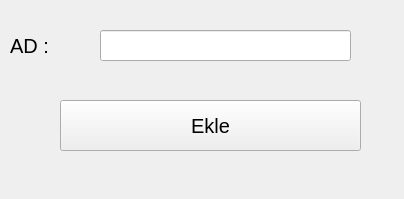
<?xml version="1.0" encoding="UTF-8"?>
<ui version="4.0">
 <class>MainWindow</class>
 <widget class="QMainWindow" name="MainWindow">
  <property name="geometry">
   <rect>
    <x>0</x>
    <y>0</y>
    <width>404</width>
    <height>199</height>
   </rect>
  </property>
  <property name="windowTitle">
   <string>MainWindow</string>
  </property>
  <widget class="QWidget" name="centralwidget">
   <widget class="QLabel" name="label">
    <property name="geometry">
     <rect>
      <x>10</x>
      <y>30</y>
      <width>47</width>
      <height>31</height>
     </rect>
    </property>
    <property name="font">
     <font>
      <pointsize>15</pointsize>
     </font>
    </property>
    <property name="text">
     <string>AD :</string>
    </property>
   </widget>
   <widget class="QLineEdit" name="lineEdit">
    <property name="geometry">
     <rect>
      <x>100</x>
      <y>30</y>
      <width>251</width>
      <height>31</height>
     </rect>
    </property>
   </widget>
   <widget class="QPushButton" name="pushButton">
    <property name="geometry">
     <rect>
      <x>60</x>
      <y>100</y>
      <width>301</width>
      <height>51</height>
     </rect>
    </property>
    <property name="font">
     <font>
      <pointsize>15</pointsize>
      <weight>50</weight>
      <bold>false</bold>
     </font>
    </property>
    <property name="text">
     <string>Ekle</string>
    </property>
   </widget>
  </widget>
 </widget>
 <resources/>
 <connections/>
</ui>
